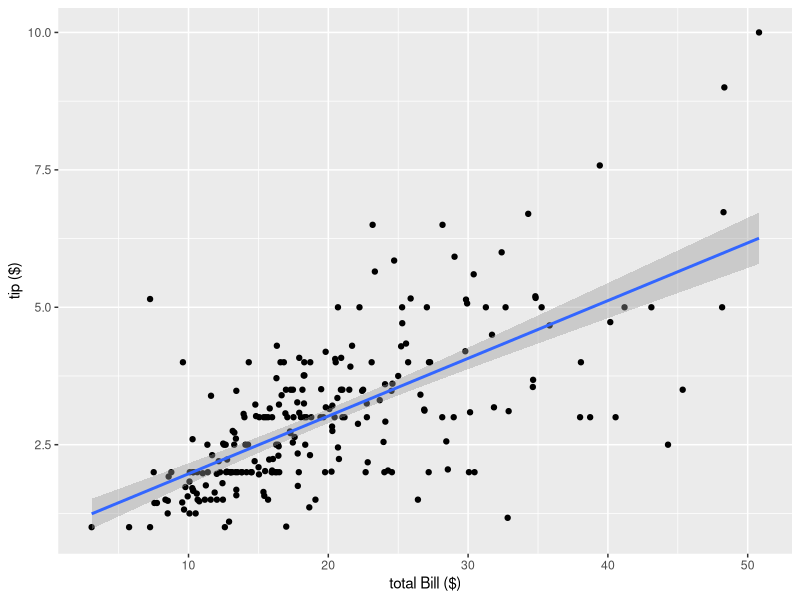
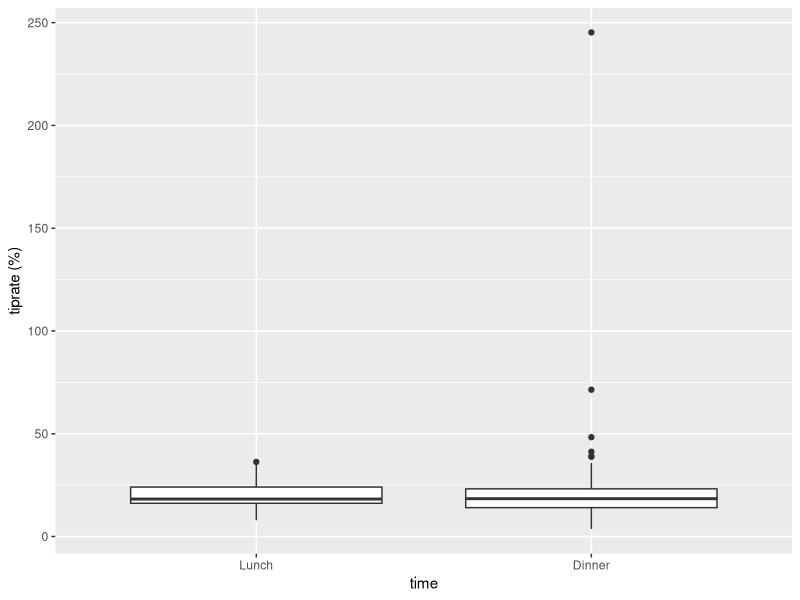
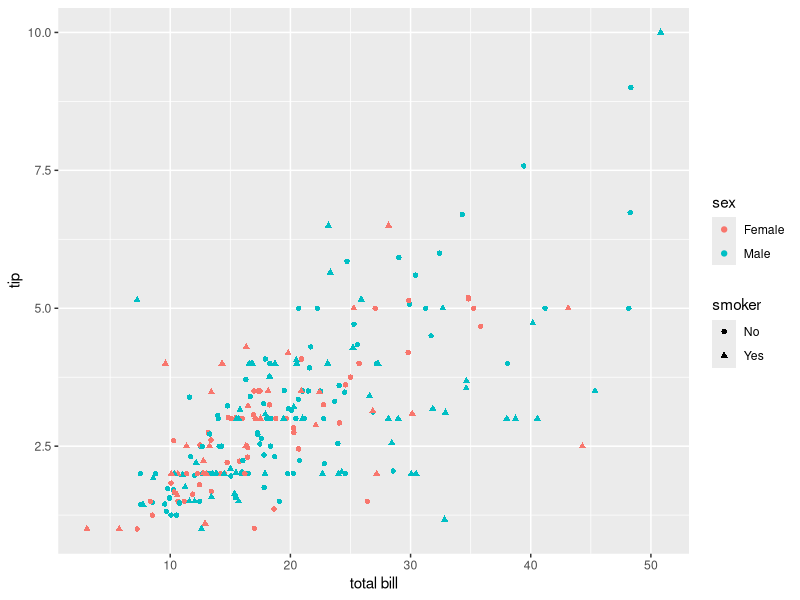
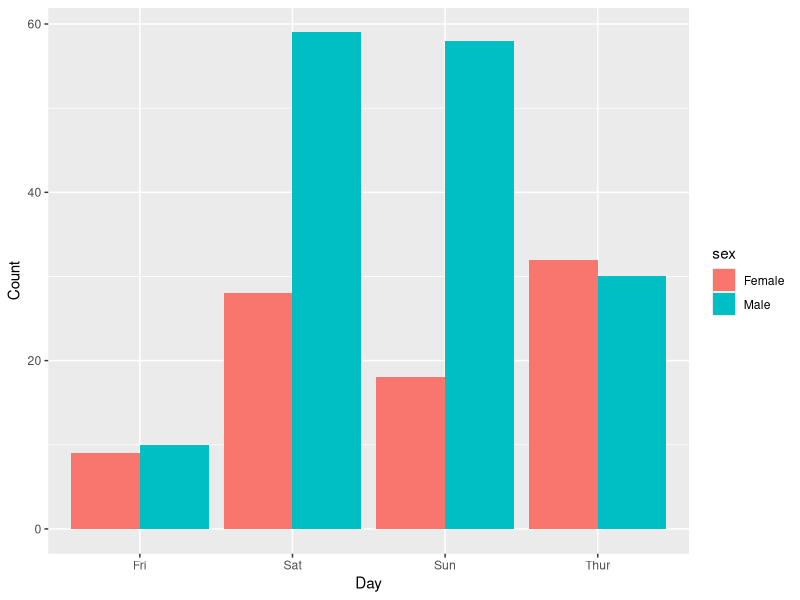

The R source for these figures, in order:
## ---- chunk 1
knitr::opts_chunk$set(echo = TRUE)
## ---- chunk 2
#install.packages('reshape2')
data(tips, package="reshape2")
## ---- chunk 3
numParty<-nrow(tips)
numParty
## ---- chunk 4
sapply(tips, typeof)

## ---- chunk 5
day<-factor(tips$day)
day=factor(day,levels(day)[c(4,1,2,3)])
day
## ---- chunk 6
isfilled<-c(FALSE)
for(i in 1:244){
  if(tips$size[i]>4){
    if(tips$sex[i]=="Female"){
      if(!isfilled){
        female5<-data.frame(tips[i,])
        isfilled<-c(TRUE)
      }
      female5<-rbind(female5,tips[i,])
    }
  }
}

female5

## ---- chunk 7
library(ggplot2)
ggplot(tips,aes(x=tips$total_bill, y=tips$tip))+geom_point()+geom_smooth(method='lm')+xlab('total Bill ($)')+ylab('tip ($)')
## ---- chunk 8
for(i in 1:numParty){
  tiprate<-c((tips$tip/(tips$total_bill-tips$tip))*100)
}
tips<-cbind(tips,tiprate)
summary(tips)
## ---- chunk 9

ggplot(tips,aes(x=reorder(tips$time, +tiprate), y=tips$tiprate))+geom_boxplot()+xlab('time')+ylab('tiprate (%)')

## ---- chunk 10
ggplot(tips,aes(x=tips$total_bill,y=tips$tip, colour=tips$sex, shape=tips$smoker))+geom_point()+labs(
  x="total bill",
  y="tip",
  colour="sex",
  shape="smoker"
)
## ---- chunk 11
ggplot(tips,aes(x=tips$day, fill=tips$sex))+geom_bar(position = "dodge")+labs(
  x="Day",
  y="Count",
  fill="sex"
)
